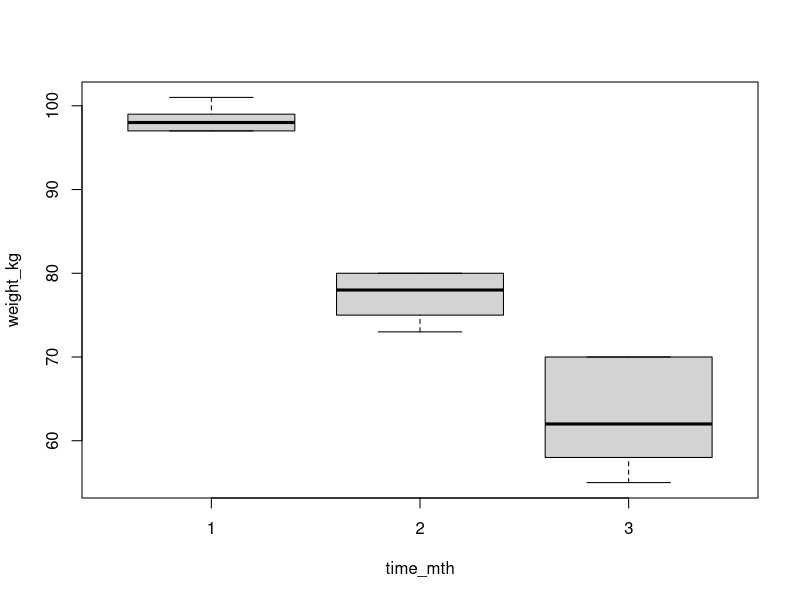
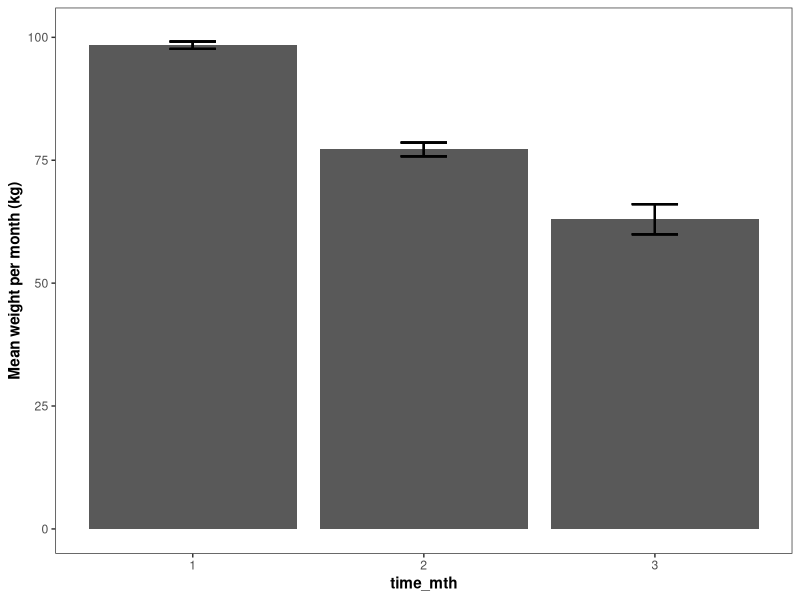
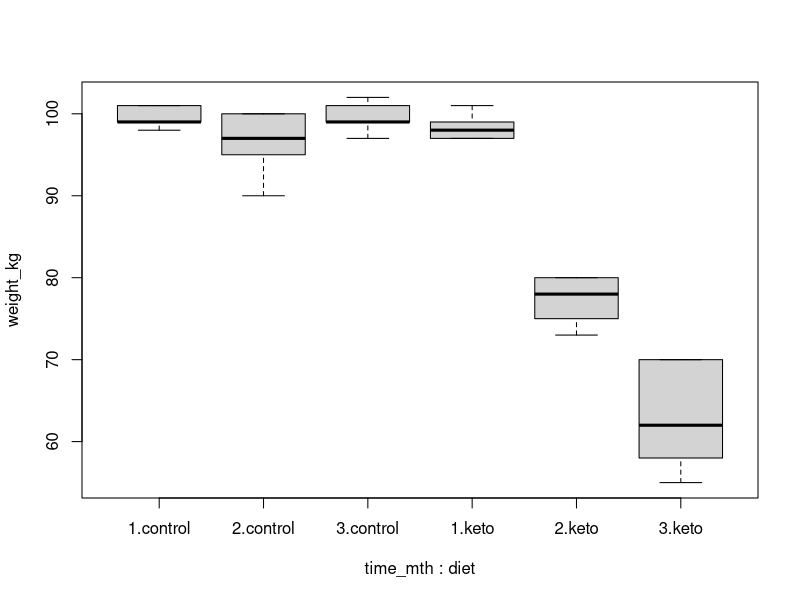

These figures' R source, in order: (Note: this script raises an error after producing the figures.)
##########################################
# PSYC 4180 - INTRO TO STATISTICS USING R
##########################################

##########################################
# PART I: ONE-WAY REPEATED-MEASURES ANOVA

##########################################
# check out R studio workspace

getwd() #this is where you are in your computer
#let's set up a project to keep things tidy --> get a default working directory

##########################################
# what are packages? 
# R has a lot of great built-in capabilities
# packages are add-ons with many more functions that might be more specific, tailored

# we will be using the Tidyverse to explore R 
# the Tidyverse is a family of packages, all support each other seamlessly 

# install.packages("tidyverse")
library(tidyverse) # see the packages attached

##########################################
# how to assign variables - let's input our own data
# imagine we run an experiment on 5 people where we give them a specific diet and follow how their
# weight changes in the next 3 months

# let's first write a few vectors
subject <- c(1:5, 1:5, 1:5) # here we have 5 subjects
time_mth <- c(1, 1, 1, 1, 1, # each subject gives us data from 3 different time points  
             2, 2, 2, 2, 2,
             3, 3, 3, 3, 3)
weight_kg <- c(98, 99, 101, 97, 97, # that data is their weight in kilograms
               80, 75, 80, 73, 78,
               70, 62, 55, 58, 70)

weight_df <- data.frame(subject, time_mth, weight_kg) # we combine those vectors together to create
# a "dataframe" which is a matrix that has all those datapoints

# you're going to see the %>% (pipe) operator a lot - it just means "do this next"
weight_kg %>% mean() 

##########################################
# describing the data

head(weight_df)
boxplot(weight_kg ~ time_mth , data = weight_df) # left side is dependent variable

library(psych) # this package has a handy function for getting descriptive statistics
describeBy(weight_df, group = time_mth)

##########################################
# plotting data

weight_df <- weight_df %>% 
  group_by(time_mth) %>% # for every time point, calculate the MEAN, STDEV, STANDARD ERROR
  mutate(mean_kg = mean(weight_kg), # this function "mutates" a new column with the new calculations
         sd_kg = sd(weight_kg),
         sem_kg = sd_kg/(sqrt(5)))
            
ggplot(weight_df, aes(x = time_mth, y = weight_kg)) +
  geom_bar(stat = "summary", fun.y = "mean") +
  geom_errorbar(aes(ymin= mean_kg - sem_kg, ymax = mean_kg + sem_kg), width = .2, size = 0.7) +
  theme_bw() +
  theme(axis.title = element_text(face = "bold"),
        panel.grid.major = element_blank(), panel.grid.minor = element_blank()) +
  ylab("Mean weight per month (kg)")

##########################################
# statistical analysis 

# anatomy of an R model
# dependent_measure ~ factor1 + factor2, data = data_frame
# our dependent measure is measured by (~) factor 1 and factor 2
# this equation needs to go into a model function e.g. if we want anova we do aov(), if we want a regression, lm() 

# if we didn't have the SAME participants for every time point, how do we analyze it?
not_mod <- aov(weight_kg ~ time_mth, data = weight_df) # this doesn't output anything, we need summary()
summary(not_mod)

# however, we use the SAME participants across all time points, so we need to account 
# for individual error in a repeated-measures ANOVA
rm_mod1 <- aov(weight_kg ~ time_mth + Error(subject/time_mth),
               data = weight_df)
summary(rm_mod1)

##########################################
# interpreting data

# we say that there is a significant effect of time in the weight loss of these participants
# who received an intervention (F(1,11) = ..., p < 0.05).

# if it's significant, do post-hoc testing 
# month 1 vs. month 2
t.test(weight_df$weight_kg[which(weight_df$time_mth == 1)],
       weight_df$weight_kg[which(weight_df$time_mth == 2)],
       paired = TRUE)

# month 1 vs. month 3
t.test(weight_df$weight_kg[which(weight_df$time_mth == 1)],
       weight_df$weight_kg[which(weight_df$time_mth == 3)],
       paired = TRUE)

# month 2 vs. month 3
t.test(weight_df$weight_kg[which(weight_df$time_mth == 2)],
       weight_df$weight_kg[which(weight_df$time_mth == 3)],
       paired = TRUE)
# account for type 1 error - bonferroni p level control
# 0.05 / 3 = 0.0167 ; all are significant at this level

##########################################
# PART II: MIXED ANOVA

# using the same data set we will now add a new factor
# what if we have another group whose weight we tracked but didn't get a diet (i.e. our controls)

# https://www.dropbox.com/s/3r5g9lskjzkqvie/lab_4180_data1.csv?dl=0
wdf <- read.csv('lab_4180_data1.csv', header = TRUE)

# let's add labels and means that will be used for plots later
wdf <- wdf %>%
  group_by(time_mth, diet) %>%
  mutate(mean_kg = mean(weight_kg),
         sd_kg = sd(weight_kg),
         sem_kg = sd_kg/(sqrt(5)))

# now let's take a look at descriptive statistics again...
head(wdf)
boxplot(weight_kg ~ time_mth + diet, data = wdf)

# let's get the descriptive statistics
describeBy(wdf, group = c('time_mth', 'diet'))

# stats - include now an interaction term factor1*factor2
rm_mod2 <- aov(weight_kg ~ time_mth + diet + time_mth*diet + Error(subject/time_mth),
               data = wdf)
summary(rm_mod2) 

# posthoc - since we saw an effect of interaction
# do a posthoc for each main effect - not necessary for diet since there's only two,
# do it for the other factor

# month 1 vs. month 2 - PAIRWISE T TESTS
t.test(wdf$weight_kg[which(wdf$time_mth == 1)],
       weight_df$weight_kg[which(weight_df$time_mth == 2)],
       paired = TRUE)

# month 1 vs. month 3
t.test(wdf$weight_kg[which(wdf$time_mth == 1)],
       wdf$weight_kg[which(wdf$time_mth == 3)],
       paired = TRUE)

# month 2 vs. month 3
t.test(wdf$weight_kg[which(wdf$time_mth == 2)],
       wdf$weight_kg[which(wdf$time_mth == 3)],
       paired = TRUE)

# control for type 1 error, bonferroni correction 0.05/3 comparisons, alpha = 0.017

# plot your results
ggplot(wdf, aes(x = time_mth, y = weight_kg, fill = diet)) +
  geom_bar(stat = "summary", fun.y = "mean", position = "dodge") +
  geom_errorbar(aes(ymin = mean_kg - sem_kg,
                    ymax = mean_kg + sem_kg), width = .2, size = 0.7,
                position = position_dodge(1)) +
  theme_bw() +
  theme(axis.title = element_text(face = "bold"),
        panel.grid.major = element_blank(), panel.grid.minor = element_blank()) +
  ylab("Mean weight per month (kg)") +
  xlab("Time passed (months)")
